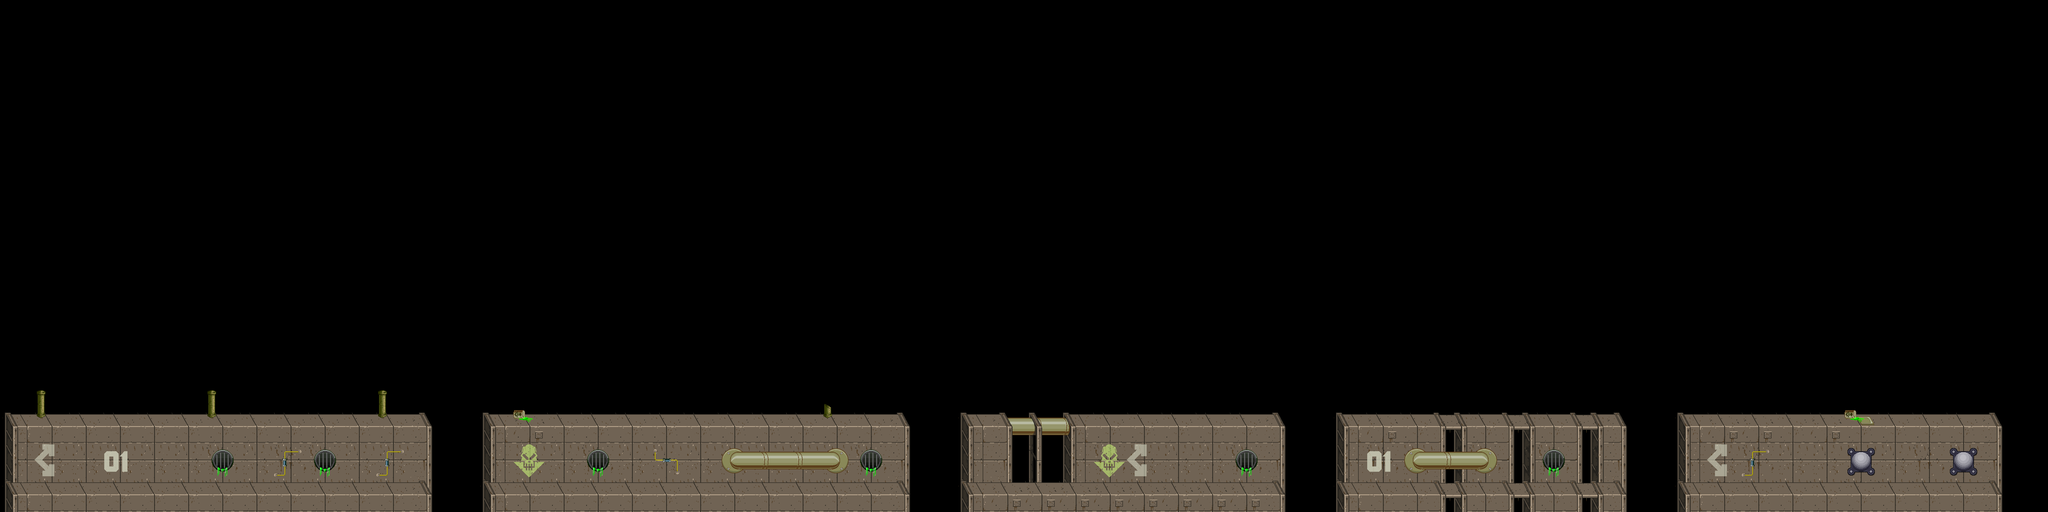

Below is a game level as drawn by its tile map, then a one-line description and the .tmx that defines it (tile-layer data replaced by summaries):
An orthogonal 60x15 tile map with 128x128 px tiles, 6 tile layers (Background2, Background, CollisionTop, Collision, ...).

<map version="1.0" orientation="orthogonal" width="60" height="15" tilewidth="128" tileheight="128">
 <tileset firstgid="1" name="tiles_aubrey" tilewidth="128" tileheight="128">
  <image source="tiles_aubrey.png" width="2048" height="2048" />
 </tileset>
 <layer name="Background2" width="60" height="15">
  <data>[900 cells, 7 non-empty, 2 distinct tile ids]</data>
 </layer>
 <layer name="Background" width="60" height="15">
  <data>[900 cells, 110 non-empty, 10 distinct tile ids]</data>
 </layer>
 <layer name="CollisionTop" width="60" height="15">
  <data>[900 cells, 113 non-empty, 10 distinct tile ids]</data>
 </layer>
 <layer name="Collision" width="60" height="15">
  <data>[900 cells, 0 non-empty, 0 distinct tile ids]</data>
 </layer>
 <layer name="Backdrop" width="60" height="15">
  <data>[900 cells, 26 non-empty, 11 distinct tile ids]</data>
 </layer>
 <layer name="Foreground" width="60" height="15">
  <data>[900 cells, 0 non-empty, 0 distinct tile ids]</data>
 </layer>
</map>
